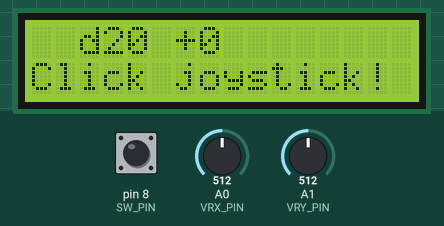
This sketch was run on a simulated Arduino Uno, built with avr-gcc and run on an emulated ATmega328P. Shown: 16×2 character LCD. The test bench sets the inputs (shaded band); at power-on: A0 (VRX_PIN) = 512, pin 8 (SW_PIN) HIGH, A1 (VRY_PIN) = 512. Random numbers use the default seed unless the sketch sets one; what the sketch prints to the serial monitor is not drawn.

Above: at 1.2 s.
1.3 s: A0 (VRX_PIN) set to 139
3.2 s: A0 (VRX_PIN) set to 121
At 4.25 s:
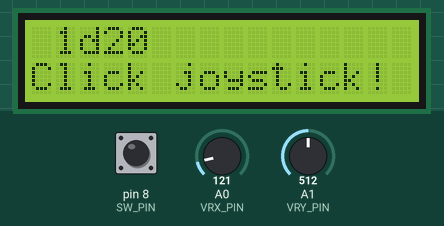
6.2 s: pin 8 (SW_PIN) pulled LOW for 0.15 s
At 6.9 s:
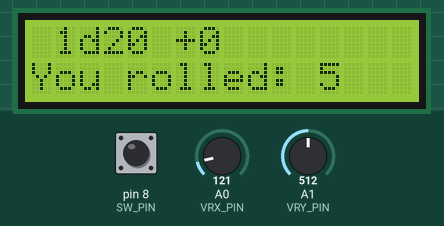
9.0 s: A1 (VRY_PIN) set to 884
10.5 s: A1 (VRY_PIN) set to 904
At 10.8 s:
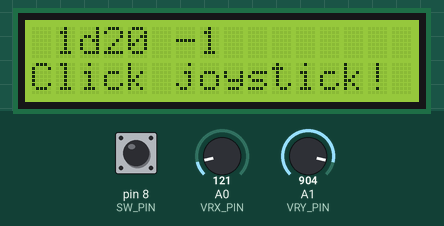
12.5 s: pin 8 (SW_PIN) pulled LOW for 1 s
At 13.25 s:
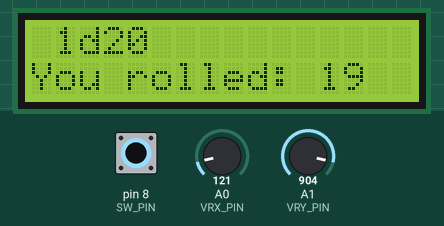
Timing chart, 0 to 15.5 s (numbered marks = the images above; inputs shaded):
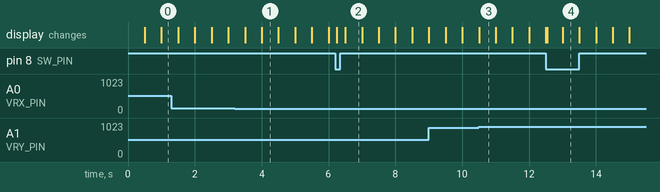

The sketch:

wehack2025.ino
```cpp
#include <ezButton.h>
#include <LiquidCrystal.h>
#define SW_PIN 8
#define VRX_PIN 0
#define VRY_PIN 1
#define DEADZONE 384
ezButton button(SW_PIN);

const int rs = 12, en = 11, d4 = 5, d5 = 4, d6 = 3, d7 = 2;
LiquidCrystal lcd(rs, en, d4, d5, d6, d7);
int xValue = 0;
int yValue = 0;
int prevXValue = 0;
int prevYValue = 0;

#define NUM_DICE_SIZES 9
const int DICE_SIZES[] = {2,3,4,6,8,10,12,20,100};
int dice_count = 1;
int dice_type = 7; // 1d20
int modifier = 0;
long last_refresh = 0;

enum MODIFY_MODE {
    DICE_COUNT,
    DICE_TYPE,
    MODIFIER
};
enum MODIFY_MODE currently_modifying = DICE_COUNT;

void setup() {
    Serial.begin(9600);
    button.setDebounceTime(50);
    //setup number of columns, rows
    lcd.begin(16, 2);
    // lcd.backlight();
    // lcd.print("hello, world!");
    // put your setup code here, to run once:
    randomSeed(analogRead(0));
    //pinMode(ledPin, OUTPUT);
    Serial.println("started!");
    clearDieRoll();
}

void loop() {
    // put your main code here, to run repeatedly:
    button.loop();
    //figure out where joystick is pointing
    xValue = analogRead(VRX_PIN);
    yValue = analogRead(VRY_PIN);
    if(xValue > 512 + DEADZONE && prevXValue <= 512 + DEADZONE) {
        // we're now pointing right
        clearDieRoll();
        // lcd.setCursor(0, 1);
        // lcd.print("right");
        switch(currently_modifying) {
            case DICE_COUNT:
                currently_modifying = DICE_TYPE;
                break;
            case DICE_TYPE:
                currently_modifying = MODIFIER;
                break;
            default:
                currently_modifying = DICE_COUNT;
        }
    }
    else if(xValue < 512 - DEADZONE && prevXValue >= 512 - DEADZONE) {
        // we're now pointing left
        clearDieRoll();
        // lcd.setCursor(0, 1);
        // lcd.print("left ");
        switch(currently_modifying) {
            case DICE_COUNT:
                currently_modifying = MODIFIER;
                break;
            case DICE_TYPE:
                currently_modifying = DICE_COUNT;
                break;
            default:
                currently_modifying = DICE_TYPE;
        }
    }

    if(yValue > 512 + DEADZONE && prevYValue <= 512 + DEADZONE) {
        // we're now pointing down
        // lcd.setCursor(0, 1);
        // lcd.print("down ");
        modifyCurrentSelection(-1);
    }
    else if(yValue < 512 - DEADZONE && prevYValue >= 512 - DEADZONE) {
        // we're now pointing up
        // lcd.setCursor(0, 1);
        // lcd.print("up   ");
        modifyCurrentSelection(+1);
    }

    prevXValue = xValue;
    prevYValue = yValue;

    if(button.isPressed()) {
        lcd.setCursor(0, 1);
        lcd.print("You rolled:     ");
        int accumulator = modifier;
        for(int i = 0; i < dice_count; i++)
            accumulator += 1 + random(DICE_SIZES[dice_type]);
        lcd.setCursor(12, 1);
        lcd.print(accumulator);
    }

    if(millis() >= last_refresh + 500) {
        last_refresh = millis();
        printInterface();
    }
}

const char txt[16];

void clearDieRoll() {
    lcd.setCursor(0, 1);
    lcd.print("Click joystick! ");
}

bool blink_on = true;
void printInterface() {
    if(currently_modifying == DICE_COUNT) {
        if(blink_on)
            printDiceCount();
        else
            clearDiceCount();
        printDiceType();
        printModifier();
    }
    if(currently_modifying == DICE_TYPE) {
        if(blink_on)
            printDiceType();
        else
            clearDiceType();
        printDiceCount();
        printModifier();
    }
    if(currently_modifying == MODIFIER) {
        if(blink_on)
            printModifier();
        else
            clearModifier();
        printDiceCount();
        printDiceType();
    }
    blink_on = !blink_on;
}

void modifyCurrentSelection(int change) {
    clearDieRoll();
    switch(currently_modifying) {
        case DICE_COUNT:
            dice_count += change;
            if(dice_count < 1)
                dice_count = 1;
            printDiceCount();
            break;
        case DICE_TYPE:
            dice_type += change;
            dice_type = dice_type % NUM_DICE_SIZES;
            if(dice_type < 0)
                dice_type = NUM_DICE_SIZES - 1;
            clearDiceType();
            printDiceType();
            break;
        default:
            modifier += change;
            printModifier();
    }
}

void clearDiceCount() {
    lcd.setCursor(0, 0);
    lcd.print("  ");
}

void printDiceCount() {
    lcd.setCursor(0, 0);
    sprintf(txt, "%2d", dice_count); // left padded to 2 chars wide
    lcd.print(txt);
}

void clearDiceType() {
    lcd.setCursor(2, 0);
    lcd.print("d   ");
}

void printDiceType() {
    lcd.setCursor(2, 0);
    sprintf(txt, "d%d", DICE_SIZES[dice_type]);
    lcd.print(txt);
}

void clearModifier() {
    lcd.setCursor(6, 0);
    lcd.print("    ");
}

void printModifier() {
    lcd.setCursor(6, 0);
    sprintf(txt, "%+d", modifier);
    lcd.print(txt);
}
```

Measured:
- the behaviour switches between 128 and 127 on A0 (VRX_PIN) (found by bisection; images 0 and 1)
- the behaviour switches between 896 and 897 on A1 (VRY_PIN) (found by bisection; images 2 and 3)
- what the display in image 1 shows lasts 0.5 s, from 4.0 s to 4.5 s
